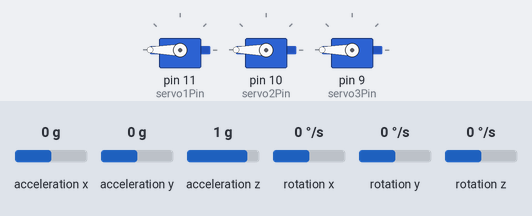
Bench run of a sketch on a simulated Arduino Uno, built with avr-gcc and run on an emulated ATmega328P. On the bench: 3 × servo. The test bench sets the inputs (shaded band); at power-on: rotation x 0 °/s, rotation y 0 °/s, rotation z 0 °/s, acceleration x 0 g, acceleration y 0 g, acceleration z 1 g. What the sketch prints to the serial monitor is not drawn.

Above: at 1.2 s.
1.3 s: rotation x set to -192 °/s
At 1.45 s:
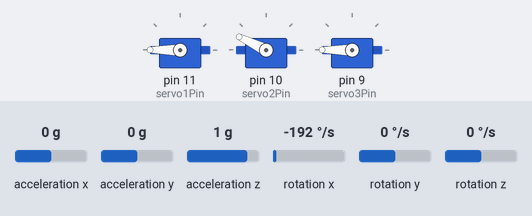
At 3.2 s:
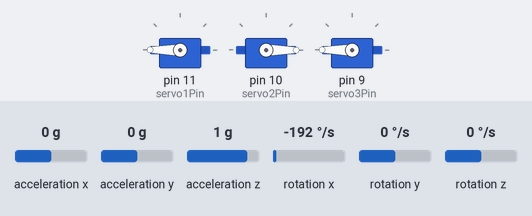
3.8 s: rotation y set to -111 °/s
6.8 s: rotation y set to -121 °/s
9.8 s: rotation z set to 100 °/s
At 10.19 s:
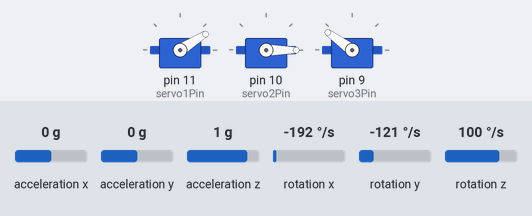
12.8 s: rotation z set to -192 °/s
At 13.43 s:
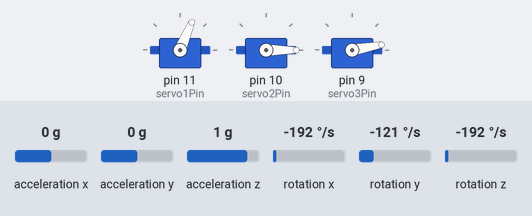
15.8 s: rotation y set to -192 °/s
Timing chart, 0 to 22.3 s (numbered marks = the images above; inputs shaded):
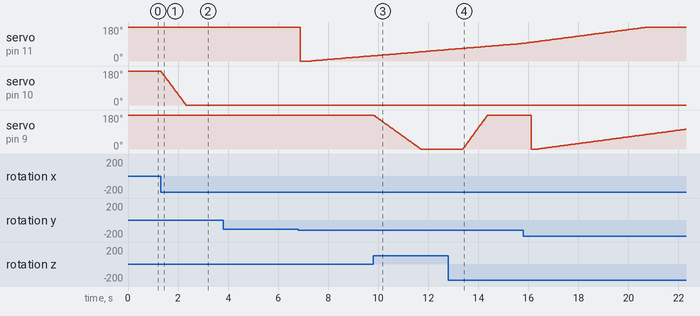

Measured:
- after the input at 1.3 s, servo on pin 10 (servo2Pin): moves from 180° to 0° over 1.0 s, starting at once
- after the input at 3.8 s, every drawn part: stays the same
- after the input at 9.8 s, servo on pin 9 (servo3Pin): moves from 180° to 0° over 1.9 s, starting at once
- after the input at 12.8 s, servo on pin 9 (servo3Pin): moves from 0° to 180° over 0.98 s, starting after 0.58 s

The sketch:

MPU6050_with_servos.ino
```cpp
/**
 * @author Aurelio Buarque (abuarquemf@gmail.com)
 * @date 5/24/2016 8:59 PM
 *
 * Seattle, WA
*/

//Used libraries
#include "Wire.h"
#include "I2Cdev.h"
#include "MPU6050.h"
#include <Servo.h>

//Three objects servos
Servo servo1;
Servo servo2;
Servo servo3;

//Define the servo's pins
const byte servo1Pin = 11,
           servo2Pin = 10,
           servo3Pin = 9;

//Object MPU6050
MPU6050 accelgyro;

//These variables stores the values reed by accelerometer and gyroscope (X,Y,Z)
int16_t ax, ay, az;
int16_t gx, gy, gz;

//Usado para calcular o angulo - Variaveis do acelerometro
double accXangle;
double accYangle;
double accZangle;

//Usado para calcular o angulo - Variaveis do giroscopio
double gyroXangle = 180;
double gyroYangle = 180;
double gyroZangle = 180;

//This variable stores the execution time
uint32_t timer;

void setup() {

  Wire.begin();

  // Starting comunication serial with baud rate of 384000 bps
  Serial.begin(38400);

  // Starting device
  Serial.println("Starting I2C comunication...");
  accelgyro.initialize();

  // Testing conection with MPU6050
  Serial.println("Testing conection with MPU6050...");
  Serial.println(accelgyro.testConnection() ? "MPU6050 successfully conected" : "Failed to connect to MPU6050");

  //Setting servo's pins
  servo1.attach(servo1Pin);
  servo2.attach(servo2Pin);
  servo3.attach(servo3Pin);

  timer = micros();
}

void loop() {

  // Reading MPU6050
  accelgyro.getMotion6(&ax, &ay, &az, &gx, &gy, &gz);

  // Computing angles with accelerometer
  accXangle = (atan2(ax,az) + PI) * RAD_TO_DEG;
  accYangle = (atan2(ay,az) + PI) * RAD_TO_DEG;
  accZangle = (atan2(ax,ay) + PI) * RAD_TO_DEG;

  double gyroXrate = ((double)gx / 131.0);
  double gyroYrate = -((double)gy / 131.0);
  double gyroZrate = -((double)gz / 131.0);

  //Calculating the angle of rotation without any filter
  gyroXangle += gyroXrate * ((double)(micros() - timer)/1000000);
  gyroYangle += gyroYrate * ((double)(micros() - timer)/1000000);
  gyroZangle += gyroZrate * ((double)(micros() - timer)/1000000);

  //Make servos write the angles of rotation
  servo1.write(gyroYangle);
  servo2.write(gyroXangle);
  servo3.write(gyroZangle);

  timer = micros();

  //The maximum rate of the accelerometer samples is 1kHz
  delay(1);

  //Table with values of Accelerometer and gyroscope
  /*
  Serial.print("a/g:\t");
  Serial.print(ax); Serial.print("\t");
  Serial.print(ay); Serial.print("\t");
  Serial.print(az); Serial.print("\t");
  Serial.print(gx); Serial.print("\t");
  Serial.print(gy); Serial.print("\t");
  Serial.println(gz); */
}
```
